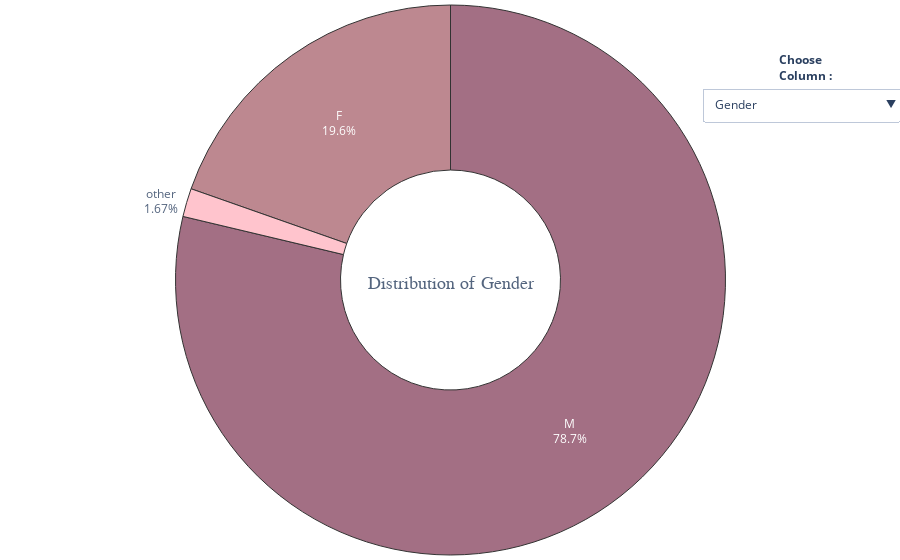

Here is the notebook cell this chart was saved with:
### Code cell
buttons = []
i = 0
vis = [False] * 24

for col in df_.columns:
    vis[i] = True
    buttons.append({'label' : col,
             'method' : 'update',
             'args'   : [{'visible' : vis},
             {'title'  : col}] })
    i+=1
    vis = [False] * 24

fig = go.Figure()
for col in df_.columns:
    fig.add_trace(go.Pie(
             values = df_[col].value_counts(),
             labels = df_[col].value_counts().index,
             title = dict(text = 'Distribution of {}'.format(col),
                          font = dict(size=18, family = 'Times New Roman'),
                          ),
             hole = 0.4,
             hoverinfo='label+percent',))
fig.update_traces(hoverinfo='label+percent',
                  textinfo='label+percent',
                  textfont_size=12,
                  opacity = 0.8,
                  showlegend = False,
                  marker = dict(colors = sns.color_palette(palette1).as_hex(),
                              line=dict(color='#000000', width=1)))
              
fig.update_layout(margin=dict(t=0, b=0, l=0, r=0),
                  updatemenus = [dict(
                        type = 'dropdown',
                        x = 1.15,
                        y = 0.85,
                        showactive = True,
                        active = 0,
                        buttons = buttons)],
                 annotations=[
                             dict(text = "<b>Choose<br>Column<b> : ",
                             showarrow=False,
                             x = 1.06, y = 0.92, yref = "paper", align = "left")])
for i in range(1,22):
    fig.data[i].visible = False
fig.show()

### Figure 1 — Plotly figure (JSON) as saved in the notebook; plotly's stock layout.template omitted (floating-point values rounded to 4 significant figures)
{"data": [{"hole": 0.4, "hoverinfo": "label+percent", "labels": ["M", "F", "other"], "marker": {"colors": ["#8d4c66", "#ad6b75", "#ffb6c1", "#f0b2b2", "#c1f8d8", "#d8bfd8", "#e0b0ff", "#ffb6c1", "#f0b2b2", "#f8d8c1", "#fffacd", "#d2b48c", "#d6b39f", "#c48d86"], "line": {"color": "#000000", "width": 1}}, "opacity": 0.8, "showlegend": false, "textfont": {"size": 12}, "textinfo": "label+percent", "title": {"font": {"family": "Times New Roman", "size": 18}, "text": "Distribution of Gender"}, "type": "pie", "values": [991, 247, 21]}, {"hole": 0.4, "hoverinfo": "label+percent", "labels": ["No", "Yes"], "marker": {"colors": ["#8d4c66", "#ad6b75", "#ffb6c1", "#f0b2b2", "#c1f8d8", "#d8bfd8", "#e0b0ff", "#ffb6c1", "#f0b2b2", "#f8d8c1", "#fffacd", "#d2b48c", "#d6b39f", "#c48d86"], "line": {"color": "#000000", "width": 1}}, "opacity": 0.8, "showlegend": false, "textfont": {"size": 12}, "textinfo": "label+percent", "title": {"font": {"family": "Times New Roman", "size": 18}, "text": "Distribution of self_employed"}, "type": "pie", "values": [1111, 148], "visible": false}, {"hole": 0.4, "hoverinfo": "label+percent", "labels": ["No", "Yes"], "marker": {"colors": ["#8d4c66", "#ad6b75", "#ffb6c1", "#f0b2b2", "#c1f8d8", "#d8bfd8", "#e0b0ff", "#ffb6c1", "#f0b2b2", "#f8d8c1", "#fffacd", "#d2b48c", "#d6b39f", "#c48d86"], "line": {"color": "#000000", "width": 1}}, "opacity": 0.8, "showlegend": false, "textfont": {"size": 12}, "textinfo": "label+percent", "title": {"font": {"family": "Times New Roman", "size": 18}, "text": "Distribution of family_history"}, "type": "pie", "values": [767, 492], "visible": false}, {"hole": 0.4, "hoverinfo": "label+percent", "labels": ["Yes", "No"], "marker": {"colors": ["#8d4c66", "#ad6b75", "#ffb6c1", "#f0b2b2", "#c1f8d8", "#d8bfd8", "#e0b0ff", "#ffb6c1", "#f0b2b2", "#f8d8c1", "#fffacd", "#d2b48c", "#d6b39f", "#c48d86"], "line": {"color": "#000000", "width": 1}}, "opacity": 0.8, "showlegend": false, "textfont": {"size": 12}, "textinfo": "label+percent", "title": {"font": {"family": "Times New Roman", "size": 18}, "text": "Distribution of treatment"}, "type": "pie", "values": [637, 622], "visible": false}, {"hole": 0.4, "hoverinfo": "label+percent", "labels": ["Sometimes", "Never", "Rarely", "Often"], "marker": {"colors": ["#8d4c66", "#ad6b75", "#ffb6c1", "#f0b2b2", "#c1f8d8", "#d8bfd8", "#e0b0ff", "#ffb6c1", "#f0b2b2", "#f8d8c1", "#fffacd", "#d2b48c", "#d6b39f", "#c48d86"], "line": {"color": "#000000", "width": 1}}, "opacity": 0.8, "showlegend": false, "textfont": {"size": 12}, "textinfo": "label+percent", "title": {"font": {"family": "Times New Roman", "size": 18}, "text": "Distribution of work_interfere"}, "type": "pie", "values": [592, 270, 214, 183], "visible": false}, {"hole": 0.4, "hoverinfo": "label+percent", "labels": ["6-25", "26-100", "More than 1000", "100-500", "1-5", "500-1000"], "marker": {"colors": ["#8d4c66", "#ad6b75", "#ffb6c1", "#f0b2b2", "#c1f8d8", "#d8bfd8", "#e0b0ff", "#ffb6c1", "#f0b2b2", "#f8d8c1", "#fffacd", "#d2b48c", "#d6b39f", "#c48d86"], "line": {"color": "#000000", "width": 1}}, "opacity": 0.8, "showlegend": false, "textfont": {"size": 12}, "textinfo": "label+percent", "title": {"font": {"family": "Times New Roman", "size": 18}, "text": "Distribution of no_employees"}, "type": "pie", "values": [290, 289, 282, 176, 162, 60], "visible": false}, {"hole": 0.4, "hoverinfo": "label+percent", "labels": ["No", "Yes"], "marker": {"colors": ["#8d4c66", "#ad6b75", "#ffb6c1", "#f0b2b2", "#c1f8d8", "#d8bfd8", "#e0b0ff", "#ffb6c1", "#f0b2b2", "#f8d8c1", "#fffacd", "#d2b48c", "#d6b39f", "#c48d86"], "line": {"color": "#000000", "width": 1}}, "opacity": 0.8, "showlegend": false, "textfont": {"size": 12}, "textinfo": "label+percent", "title": {"font": {"family": "Times New Roman", "size": 18}, "text": "Distribution of remote_work"}, "type": "pie", "values": [883, 376], "visible": false}, {"hole": 0.4, "hoverinfo": "label+percent", "labels": ["Yes", "No"], "marker": {"colors": ["#8d4c66", "#ad6b75", "#ffb6c1", "#f0b2b2", "#c1f8d8", "#d8bfd8", "#e0b0ff", "#ffb6c1", "#f0b2b2", "#f8d8c1", "#fffacd", "#d2b48c", "#d6b39f", "#c48d86"], "line": {"color": "#000000", "width": 1}}, "opacity": 0.8, "showlegend": false, "textfont": {"size": 12}, "textinfo": "label+percent", "title": {"font": {"family": "Times New Roman", "size": 18}, "text": "Distribution of tech_company"}, "type": "pie", "values": [1031, 228], "visible": false}, {"hole": 0.4, "hoverinfo": "label+percent", "labels": ["Yes", "Don't know", "No"], "marker": {"colors": ["#8d4c66", "#ad6b75", "#ffb6c1", "#f0b2b2", "#c1f8d8", "#d8bfd8", "#e0b0ff", "#ffb6c1", "#f0b2b2", "#f8d8c1", "#fffacd", "#d2b48c", "#d6b39f", "#c48d86"], "line": {"color": "#000000", "width": 1}}, "opacity": 0.8, "showlegend": false, "textfont": {"size": 12}, "textinfo": "label+percent", "title": {"font": {"family": "Times New Roman", "size": 18}, "text": "Distribution of benefits"}, "type": "pie", "values": [477, 408, 374], "visible": false}, {"hole": 0.4, "hoverinfo": "label+percent", "labels": ["No", "Yes", "Not sure"], "marker": {"colors": ["#8d4c66", "#ad6b75", "#ffb6c1", "#f0b2b2", "#c1f8d8", "#d8bfd8", "#e0b0ff", "#ffb6c1", "#f0b2b2", "#f8d8c1", "#fffacd", "#d2b48c", "#d6b39f", "#c48d86"], "line": {"color": "#000000", "width": 1}}, "opacity": 0.8, "showlegend": false, "textfont": {"size": 12}, "textinfo": "label+percent", "title": {"font": {"family": "Times New Roman", "size": 18}, "text": "Distribution of care_options"}, "type": "pie", "values": [501, 444, 314], "visible": false}, {"hole": 0.4, "hoverinfo": "label+percent", "labels": ["No", "Yes", "Don't know"], "marker": {"colors": ["#8d4c66", "#ad6b75", "#ffb6c1", "#f0b2b2", "#c1f8d8", "#d8bfd8", "#e0b0ff", "#ffb6c1", "#f0b2b2", "#f8d8c1", "#fffacd", "#d2b48c", "#d6b39f", "#c48d86"], "line": {"color": "#000000", "width": 1}}, "opacity": 0.8, "showlegend": false, "textfont": {"size": 12}, "textinfo": "label+percent", "title": {"font": {"family": "Times New Roman", "size": 18}, "text": "Distribution of wellness_program"}, "type": "pie", "values": [842, 229, 188], "visible": false}, {"hole": 0.4, "hoverinfo": "label+percent", "labels": ["No", "Don't know", "Yes"], "marker": {"colors": ["#8d4c66", "#ad6b75", "#ffb6c1", "#f0b2b2", "#c1f8d8", "#d8bfd8", "#e0b0ff", "#ffb6c1", "#f0b2b2", "#f8d8c1", "#fffacd", "#d2b48c", "#d6b39f", "#c48d86"], "line": {"color": "#000000", "width": 1}}, "opacity": 0.8, "showlegend": false, "textfont": {"size": 12}, "textinfo": "label+percent", "title": {"font": {"family": "Times New Roman", "size": 18}, "text": "Distribution of seek_help"}, "type": "pie", "values": [646, 363, 250], "visible": false}, {"hole": 0.4, "hoverinfo": "label+percent", "labels": ["Don't know", "Yes", "No"], "marker": {"colors": ["#8d4c66", "#ad6b75", "#ffb6c1", "#f0b2b2", "#c1f8d8", "#d8bfd8", "#e0b0ff", "#ffb6c1", "#f0b2b2", "#f8d8c1", "#fffacd", "#d2b48c", "#d6b39f", "#c48d86"], "line": {"color": "#000000", "width": 1}}, "opacity": 0.8, "showlegend": false, "textfont": {"size": 12}, "textinfo": "label+percent", "title": {"font": {"family": "Times New Roman", "size": 18}, "text": "Distribution of anonymity"}, "type": "pie", "values": [819, 375, 65], "visible": false}, {"hole": 0.4, "hoverinfo": "label+percent", "labels": ["Don't know", "Somewhat easy", "Very easy", "Somewhat difficult", "Very difficult"], "marker": {"colors": ["#8d4c66", "#ad6b75", "#ffb6c1", "#f0b2b2", "#c1f8d8", "#d8bfd8", "#e0b0ff", "#ffb6c1", "#f0b2b2", "#f8d8c1", "#fffacd", "#d2b48c", "#d6b39f", "#c48d86"], "line": {"color": "#000000", "width": 1}}, "opacity": 0.8, "showlegend": false, "textfont": {"size": 12}, "textinfo": "label+percent", "title": {"font": {"family": "Times New Roman", "size": 18}, "text": "Distribution of leave"}, "type": "pie", "values": [563, 266, 206, 126, 98], "visible": false}, {"hole": 0.4, "hoverinfo": "label+percent", "labels": ["No", "Maybe", "Yes"], "marker": {"colors": ["#8d4c66", "#ad6b75", "#ffb6c1", "#f0b2b2", "#c1f8d8", "#d8bfd8", "#e0b0ff", "#ffb6c1", "#f0b2b2", "#f8d8c1", "#fffacd", "#d2b48c", "#d6b39f", "#c48d86"], "line": {"color": "#000000", "width": 1}}, "opacity": 0.8, "showlegend": false, "textfont": {"size": 12}, "textinfo": "label+percent", "title": {"font": {"family": "Times New Roman", "size": 18}, "text": "Distribution of mental_health_consequence"}, "type": "pie", "values": [490, 477, 292], "visible": false}, {"hole": 0.4, "hoverinfo": "label+percent", "labels": ["No", "Maybe", "Yes"], "marker": {"colors": ["#8d4c66", "#ad6b75", "#ffb6c1", "#f0b2b2", "#c1f8d8", "#d8bfd8", "#e0b0ff", "#ffb6c1", "#f0b2b2", "#f8d8c1", "#fffacd", "#d2b48c", "#d6b39f", "#c48d86"], "line": {"color": "#000000", "width": 1}}, "opacity": 0.8, "showlegend": false, "textfont": {"size": 12}, "textinfo": "label+percent", "title": {"font": {"family": "Times New Roman", "size": 18}, "text": "Distribution of phys_health_consequence"}, "type": "pie", "values": [925, 273, 61], "visible": false}, {"hole": 0.4, "hoverinfo": "label+percent", "labels": ["Some of them", "No", "Yes"], "marker": {"colors": ["#8d4c66", "#ad6b75", "#ffb6c1", "#f0b2b2", "#c1f8d8", "#d8bfd8", "#e0b0ff", "#ffb6c1", "#f0b2b2", "#f8d8c1", "#fffacd", "#d2b48c", "#d6b39f", "#c48d86"], "line": {"color": "#000000", "width": 1}}, "opacity": 0.8, "showlegend": false, "textfont": {"size": 12}, "textinfo": "label+percent", "title": {"font": {"family": "Times New Roman", "size": 18}, "text": "Distribution of coworkers"}, "type": "pie", "values": [774, 260, 225], "visible": false}, {"hole": 0.4, "hoverinfo": "label+percent", "labels": ["Yes", "No", "Some of them"], "marker": {"colors": ["#8d4c66", "#ad6b75", "#ffb6c1", "#f0b2b2", "#c1f8d8", "#d8bfd8", "#e0b0ff", "#ffb6c1", "#f0b2b2", "#f8d8c1", "#fffacd", "#d2b48c", "#d6b39f", "#c48d86"], "line": {"color": "#000000", "width": 1}}, "opacity": 0.8, "showlegend": false, "textfont": {"size": 12}, "textinfo": "label+percent", "title": {"font": {"family": "Times New Roman", "size": 18}, "text": "Distribution of supervisor"}, "type": "pie", "values": [516, 393, 350], "visible": false}, {"hole": 0.4, "hoverinfo": "label+percent", "labels": ["No", "Maybe", "Yes"], "marker": {"colors": ["#8d4c66", "#ad6b75", "#ffb6c1", "#f0b2b2", "#c1f8d8", "#d8bfd8", "#e0b0ff", "#ffb6c1", "#f0b2b2", "#f8d8c1", "#fffacd", "#d2b48c", "#d6b39f", "#c48d86"], "line": {"color": "#000000", "width": 1}}, "opacity": 0.8, "showlegend": false, "textfont": {"size": 12}, "textinfo": "label+percent", "title": {"font": {"family": "Times New Roman", "size": 18}, "text": "Distribution of mental_health_interview"}, "type": "pie", "values": [1008, 207, 44], "visible": false}, {"hole": 0.4, "hoverinfo": "label+percent", "labels": ["Maybe", "No", "Yes"], "marker": {"colors": ["#8d4c66", "#ad6b75", "#ffb6c1", "#f0b2b2", "#c1f8d8", "#d8bfd8", "#e0b0ff", "#ffb6c1", "#f0b2b2", "#f8d8c1", "#fffacd", "#d2b48c", "#d6b39f", "#c48d86"], "line": {"color": "#000000", "width": 1}}, "opacity": 0.8, "showlegend": false, "textfont": {"size": 12}, "textinfo": "label+percent", "title": {"font": {"family": "Times New Roman", "size": 18}, "text": "Distribution of phys_health_interview"}, "type": "pie", "values": [557, 500, 202], "visible": false}, {"hole": 0.4, "hoverinfo": "label+percent", "labels": ["Don't know", "Yes", "No"], "marker": {"colors": ["#8d4c66", "#ad6b75", "#ffb6c1", "#f0b2b2", "#c1f8d8", "#d8bfd8", "#e0b0ff", "#ffb6c1", "#f0b2b2", "#f8d8c1", "#fffacd", "#d2b48c", "#d6b39f", "#c48d86"], "line": {"color": "#000000", "width": 1}}, "opacity": 0.8, "showlegend": false, "textfont": {"size": 12}, "textinfo": "label+percent", "title": {"font": {"family": "Times New Roman", "size": 18}, "text": "Distribution of mental_vs_physical"}, "type": "pie", "values": [576, 343, 340], "visible": false}, {"hole": 0.4, "hoverinfo": "label+percent", "labels": ["No", "Yes"], "marker": {"colors": ["#8d4c66", "#ad6b75", "#ffb6c1", "#f0b2b2", "#c1f8d8", "#d8bfd8", "#e0b0ff", "#ffb6c1", "#f0b2b2", "#f8d8c1", "#fffacd", "#d2b48c", "#d6b39f", "#c48d86"], "line": {"color": "#000000", "width": 1}}, "opacity": 0.8, "showlegend": false, "textfont": {"size": 12}, "textinfo": "label+percent", "title": {"font": {"family": "Times New Roman", "size": 18}, "text": "Distribution of obs_consequence"}, "type": "pie", "values": [1075, 184], "visible": false}], "layout": {"annotations": [{"align": "left", "showarrow": false, "text": "<b>Choose<br>Column<b> : ", "x": 1.06, "y": 0.92, "yref": "paper"}], "margin": {"b": 0, "l": 0, "r": 0, "t": 0}, "updatemenus": [{"active": 0, "buttons": [{"args": [{"visible": [true, false, false, false, false, false, false, false, false, false, false, false, false, false, false, false, false, false, false, false, false, false, false, false]}, {"title": "Gender"}], "label": "Gender", "method": "update"}, {"args": [{"visible": [false, true, false, false, false, false, false, false, false, false, false, false, false, false, false, false, false, false, false, false, false, false, false, false]}, {"title": "self_employed"}], "label": "self_employed", "method": "update"}, {"args": [{"visible": [false, false, true, false, false, false, false, false, false, false, false, false, false, false, false, false, false, false, false, false, false, false, false, false]}, {"title": "family_history"}], "label": "family_history", "method": "update"}, {"args": [{"visible": [false, false, false, true, false, false, false, false, false, false, false, false, false, false, false, false, false, false, false, false, false, false, false, false]}, {"title": "treatment"}], "label": "treatment", "method": "update"}, {"args": [{"visible": [false, false, false, false, true, false, false, false, false, false, false, false, false, false, false, false, false, false, false, false, false, false, false, false]}, {"title": "work_interfere"}], "label": "work_interfere", "method": "update"}, {"args": [{"visible": [false, false, false, false, false, true, false, false, false, false, false, false, false, false, false, false, false, false, false, false, false, false, false, false]}, {"title": "no_employees"}], "label": "no_employees", "method": "update"}, {"args": [{"visible": [false, false, false, false, false, false, true, false, false, false, false, false, false, false, false, false, false, false, false, false, false, false, false, false]}, {"title": "remote_work"}], "label": "remote_work", "method": "update"}, {"args": [{"visible": [false, false, false, false, false, false, false, true, false, false, false, false, false, false, false, false, false, false, false, false, false, false, false, false]}, {"title": "tech_company"}], "label": "tech_company", "method": "update"}, {"args": [{"visible": [false, false, false, false, false, false, false, false, true, false, false, false, false, false, false, false, false, false, false, false, false, false, false, false]}, {"title": "benefits"}], "label": "benefits", "method": "update"}, {"args": [{"visible": [false, false, false, false, false, false, false, false, false, true, false, false, false, false, false, false, false, false, false, false, false, false, false, false]}, {"title": "care_options"}], "label": "care_options", "method": "update"}, {"args": [{"visible": [false, false, false, false, false, false, false, false, false, false, true, false, false, false, false, false, false, false, false, false, false, false, false, false]}, {"title": "wellness_program"}], "label": "wellness_program", "method": "update"}, {"args": [{"visible": [false, false, false, false, false, false, false, false, false, false, false, true, false, false, false, false, false, false, false, false, false, false, false, false]}, {"title": "seek_help"}], "label": "seek_help", "method": "update"}, {"args": [{"visible": [false, false, false, false, false, false, false, false, false, false, false, false, true, false, false, false, false, false, false, false, false, false, false, false]}, {"title": "anonymity"}], "label": "anonymity", "method": "update"}, {"args": [{"visible": [false, false, false, false, false, false, false, false, false, false, false, false, false, true, false, false, false, false, false, false, false, false, false, false]}, {"title": "leave"}], "label": "leave", "method": "update"}, {"args": [{"visible": [false, false, false, false, false, false, false, false, false, false, false, false, false, false, true, false, false, false, false, false, false, false, false, false]}, {"title": "mental_health_consequence"}], "label": "mental_health_consequence", "method": "update"}, {"args": [{"visible": [false, false, false, false, false, false, false, false, false, false, false, false, false, false, false, true, false, false, false, false, false, false, false, false]}, {"title": "phys_health_consequence"}], "label": "phys_health_consequence", "method": "update"}, {"args": [{"visible": [false, false, false, false, false, false, false, false, false, false, false, false, false, false, false, false, true, false, false, false, false, false, false, false]}, {"title": "coworkers"}], "label": "coworkers", "method": "update"}, {"args": [{"visible": [false, false, false, false, false, false, false, false, false, false, false, false, false, false, false, false, false, true, false, false, false, false, false, false]}, {"title": "supervisor"}], "label": "supervisor", "method": "update"}, {"args": [{"visible": [false, false, false, false, false, false, false, false, false, false, false, false, false, false, false, false, false, false, true, false, false, false, false, false]}, {"title": "mental_health_interview"}], "label": "mental_health_interview", "method": "update"}, {"args": [{"visible": [false, false, false, false, false, false, false, false, false, false, false, false, false, false, false, false, false, false, false, true, false, false, false, false]}, {"title": "phys_health_interview"}], "label": "phys_health_interview", "method": "update"}, {"args": [{"visible": [false, false, false, false, false, false, false, false, false, false, false, false, false, false, false, false, false, false, false, false, true, false, false, false]}, {"title": "mental_vs_physical"}], "label": "mental_vs_physical", "method": "update"}, {"args": [{"visible": [false, false, false, false, false, false, false, false, false, false, false, false, false, false, false, false, false, false, false, false, false, true, false, false]}, {"title": "obs_consequence"}], "label": "obs_consequence", "method": "update"}], "showactive": true, "type": "dropdown", "x": 1.15, "y": 0.85}]}}
